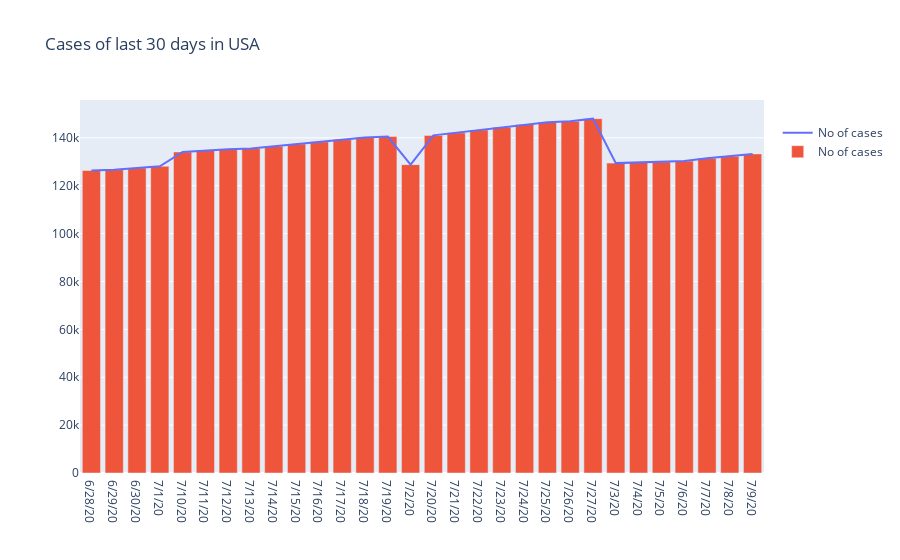

Notebook source saved alongside this figure:
### Code cell
import plotly.express as px

fig = px.line(x=df.Date, y=df['sum'], color=px.Constant("No of cases"),
             labels=dict(x=" ", y=" ", color=" "), title='Cases of last 30 days in USA')
fig.add_bar(x=df.Date, y=df['sum'], name="No of cases")
fig.show()

### Figure 1 — Plotly figure (JSON) as saved in the notebook; plotly's stock layout.template omitted (floating-point values rounded to 4 significant figures)
{"data": [{"hovertemplate": " =%{y}<extra></extra>", "legendgroup": "No of cases", "line": {"color": "#636efa", "dash": "solid"}, "marker": {"symbol": "circle"}, "mode": "lines", "name": "No of cases", "orientation": "v", "showlegend": true, "type": "scatter", "x": ["6/28/20", "6/29/20", "6/30/20", "7/1/20", "7/10/20", "7/11/20", "7/12/20", "7/13/20", "7/14/20", "7/15/20", "7/16/20", "7/17/20", "7/18/20", "7/19/20", "7/2/20", "7/20/20", "7/21/20", "7/22/20", "7/23/20", "7/24/20", "7/25/20", "7/26/20", "7/27/20", "7/3/20", "7/4/20", "7/5/20", "7/6/20", "7/7/20", "7/8/20", "7/9/20"], "xaxis": "x", "y": [126361, 126711, 127432, 128105, 134101, 134777, 135205, 135566, 136466, 137415, 138358, 139266, 140119, 140534, 128803, 141025, 142121, 143316, 144430, 145560, 146465, 146935, 148011, 129442, 129689, 129960, 130285, 131480, 132300, 133290], "yaxis": "y"}, {"name": "No of cases", "type": "bar", "x": ["6/28/20", "6/29/20", "6/30/20", "7/1/20", "7/10/20", "7/11/20", "7/12/20", "7/13/20", "7/14/20", "7/15/20", "7/16/20", "7/17/20", "7/18/20", "7/19/20", "7/2/20", "7/20/20", "7/21/20", "7/22/20", "7/23/20", "7/24/20", "7/25/20", "7/26/20", "7/27/20", "7/3/20", "7/4/20", "7/5/20", "7/6/20", "7/7/20", "7/8/20", "7/9/20"], "y": [126361, 126711, 127432, 128105, 134101, 134777, 135205, 135566, 136466, 137415, 138358, 139266, 140119, 140534, 128803, 141025, 142121, 143316, 144430, 145560, 146465, 146935, 148011, 129442, 129689, 129960, 130285, 131480, 132300, 133290]}], "layout": {"legend": {"title": {"text": " "}, "tracegroupgap": 0}, "title": {"text": "Cases of last 30 days in USA"}, "xaxis": {"anchor": "y", "domain": [0, 1], "title": {"text": " "}}, "yaxis": {"anchor": "x", "domain": [0, 1], "title": {"text": " "}}}}
